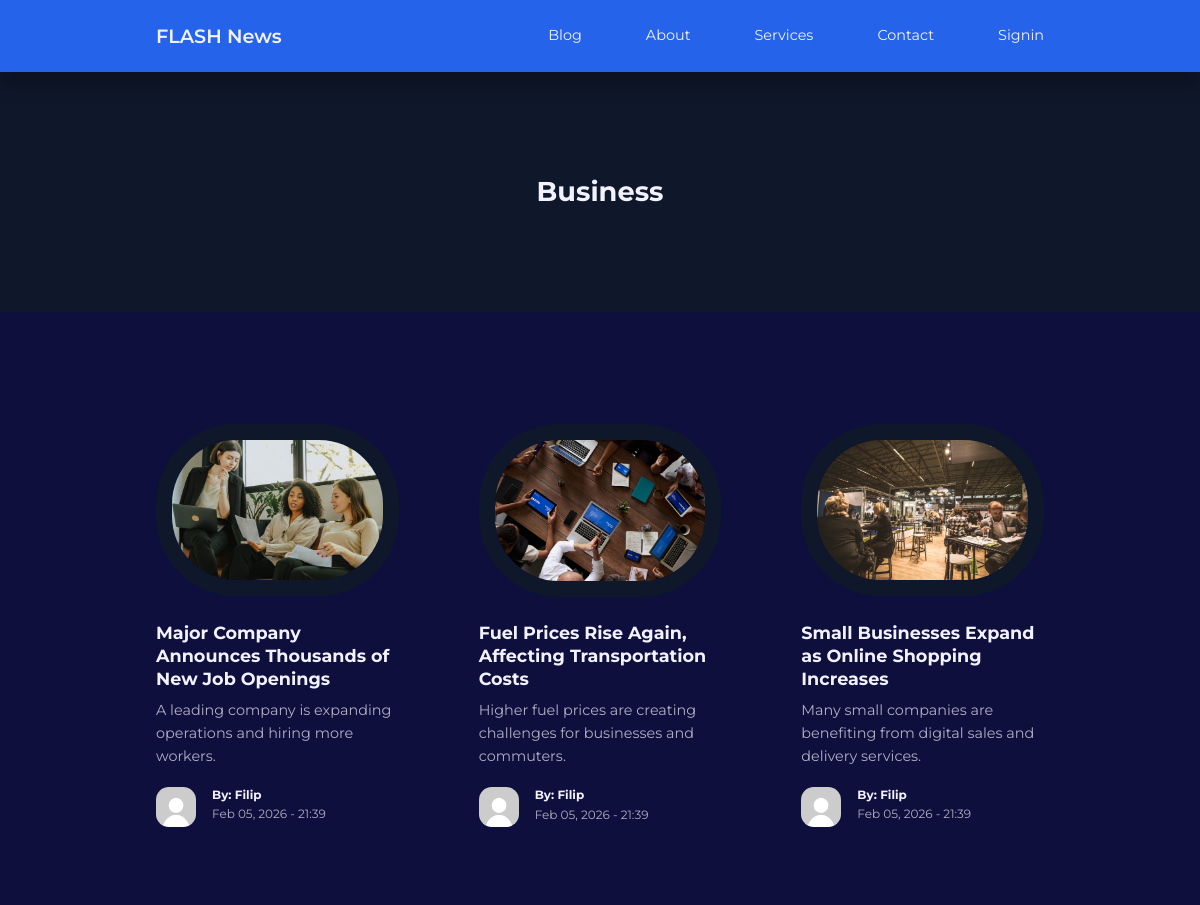
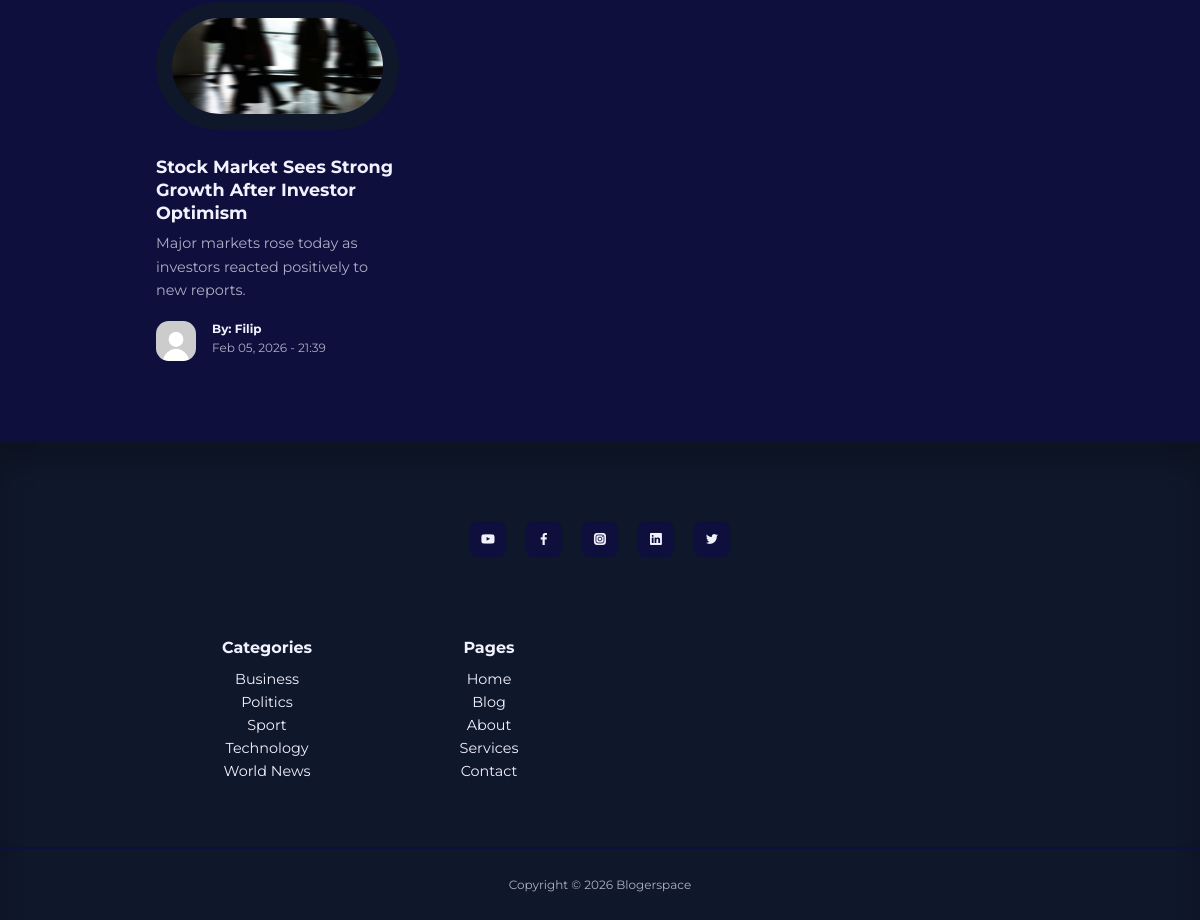
The app's page /category-posts.php?slug=business with its own data (2 pictures, top to bottom).
### tables this page shows
CREATE TABLE `categories` (
  `id` int(11) NOT NULL,
  `name` varchar(80) NOT NULL,
  `slug` varchar(120) NOT NULL,
  `created_at` timestamp NOT NULL DEFAULT current_timestamp()
);

CREATE TABLE `posts` (
  `id` int(11) NOT NULL,
  `user_id` int(11) NOT NULL,
  `category_id` int(11) NOT NULL,
  `title` varchar(200) NOT NULL,
  `slug` varchar(240) NOT NULL,
  `excerpt` text DEFAULT NULL,
  `content` mediumtext NOT NULL,
  `featured_image` varchar(255) DEFAULT NULL,
  `status` enum('draft','published') NOT NULL DEFAULT 'published',
  `created_at` timestamp NOT NULL DEFAULT current_timestamp(),
  `updated_at` timestamp NOT NULL DEFAULT current_timestamp() ON UPDATE current_timestamp()
);

CREATE TABLE `users` (
  `id` int(11) NOT NULL,
  `name` varchar(100) NOT NULL,
  `email` varchar(190) NOT NULL,
  `password_hash` varchar(255) NOT NULL,
  `role` enum('admin','author') NOT NULL DEFAULT 'author',
  `bio` text DEFAULT NULL,
  `created_at` timestamp NOT NULL DEFAULT current_timestamp()
);

### includes/functions.php (called while the page is built, shortened)
<?php
function e(string $s): string {
  return htmlspecialchars($s, ENT_QUOTES, 'UTF-8');
}

### category-posts.php (the view, shortened to what this page needs)
<?php
require __DIR__ . "/includes/db.php";
require __DIR__ . "/includes/functions.php";
$slug = $_GET['slug'] ?? '';
$stmt = $pdo->prepare("SELECT * FROM categories WHERE slug=? LIMIT 1");
$stmt->execute([$slug]);
$category = $stmt->fetch();
require __DIR__ . "/includes/header.php";
function post_thumb_src(?string $filename, string $fallback): string {
    $filename = trim((string)$filename);
    if ($filename !== "") {
        return "/blog/uploads/thumbnails/" . rawurlencode($filename);
    }
    return $fallback;
}
$stmt = $pdo->prepare("
    SELECT p.id, p.title, p.slug, p.excerpt, p.featured_image, p.created_at,
           u.name AS author
    FROM posts p
    JOIN users u ON u.id = p.user_id
    WHERE p.category_id = ? AND p.status='published'
    ORDER BY p.created_at DESC
");
$stmt->execute([$category['id']]);
$posts = $stmt->fetchAll();
?>
<header class="category__title">
    <h2><?= e($category['name']) ?></h2>
</header>
<section class="posts">
    <div class="container posts__container">
        <?php if (!empty($posts)): ?>
            <?php foreach ($posts as $post): ?>
                <article class="post">
                    <div class="post__thumbnail">
                        <?php $imgSrc = post_thumb_src($post['featured_image'] ?? null, "./images/thumbnail1.jpg"); ?>
                        <img src="<?= e($imgSrc) ?>" alt="">
                    </div>
                    <div class="post__info">
                        <h3 class="post__title">
                            <a href="post.php?slug=<?= e($post['slug']) ?>">
                                <?= e($post['title']) ?>
                            </a>
                        </h3>
                        <p class="post__body">
                            <?= e($post['excerpt'] ?? '') ?>
                        </p>
                        <div class="post__author">
                            <div class="post__author-avatar">
                                <img src="./images/avatar1.jpg" alt="">
                            </div>
                            <div class="post__author-info">
                                <h5>By: <?= e($post['author']) ?></h5>
                                <small><?= date("M d, Y - H:i", strtotime($post['created_at'])) ?></small>
                            </div>
                        </div>
                    </div>
                </article>
            <?php endforeach; ?>
        <?php else: ?>
            <p style="padding: 2rem 0;">No posts in this category.</p>
        <?php endif; ?>
    </div>
</section>
<?php require __DIR__ . "/includes/footer.php"; ?>

### includes/footer.php
<?php
require_once __DIR__ . "/db.php";
$stmt = $pdo->query("SELECT name, slug FROM categories ORDER BY name ASC");
$footer_categories = $stmt->fetchAll();
$footer_pages = [
    ["label" => "Home",     "href" => "/blog/index.php"],
    ["label" => "Blog",     "href" => "/blog/blog.php"],
    ["label" => "About",    "href" => "/blog/about.php"],
    ["label" => "Services", "href" => "/blog/services.php"],
    ["label" => "Contact",  "href" => "/blog/contact.php"],
];
?>
<footer>
    <div class="footer__socials">
        <a href="https://youtube.com/" target="_blank"><i class="uil uil-youtube"></i></a>
        <a href="https://facebook.com/" target="_blank"><i class="uil uil-facebook-f"></i></a>
        <a href="https://instagram.com/" target="_blank"><i class="uil uil-instagram-alt"></i></a>
        <a href="https://linkedin.com/" target="_blank"><i class="uil uil-linkedin"></i></a>
        <a href="https://twitter.com/" target="_blank"><i class="uil uil-twitter"></i></a>
    </div>
    <div class="container footer__container">
        <article>
            <h4>Categories</h4>
            <ul>
                <?php if (!empty($footer_categories)): ?>
                    <?php foreach ($footer_categories as $cat): ?>
                        <li>
                            <a href="/blog/category-posts.php?slug=<?= e($cat['slug']) ?>">
                                <?= e($cat['name']) ?>
                            </a>
                        </li>
                    <?php endforeach; ?>
                <?php else: ?>
                    <li><a href="/blog/blog.php">No categories yet</a></li>
                <?php endif; ?>
            </ul>
        </article>
        <article>
            <h4>Pages</h4>
            <ul>
                <?php foreach ($footer_pages as $p): ?>
                    <li><a href="<?= e($p['href']) ?>"><?= e($p['label']) ?></a></li>
                <?php endforeach; ?>
            </ul>
        </article>
    </div>
    <div class="footer__copyright">
        <small>Copyright &copy; <?= date("Y") ?> Blogerspace</small>
    </div>
</footer>

### style.css (style rules this page uses)
:root { --color-primary: #2563eb; --color-primary-light: hsl(221, 83%, 53%, 15%); --color-primary-variant: #1e40af; --color-red: #dc2626; --color-red-light: hsl(0, 84%, 60%, 15%); --color-green: #16a34a; --color-green-light: hsl(142, 71%, 45%, 15%); --color-gray-900: #0f172a; --color-gray-700: #334155; --color-gray-300: rgba(242, 242, 254, 0.3); --color-gray-200: rgba(242, 242, 254, 0.7); --color-white: #f2f2fe; --color-bg: #0f0f3e; --tranistion: all 300ms ease; --container-width-lg: 74%; --container-width-md: 88%; --form-width: 40%; --card-border-radius-1: 0.3rem; --card-border-radius-2: 0.5rem; --card-border-radius-3: 0.8rem; --card-border-radius-4: 2rem; --card-border-radius-5: 5rem; }
* { margin: 0; padding: 0; outline: 0; border: 0; appearance: 0; list-style: none; text-decoration: none; box-sizing: border-box; }
body { font-family: "Montserrat", sans-serif; line-height: 1.6; color: var(--color-gray-200); overflow-x: hidden; background: var(--color-bg); font-size: 0.9rem; }
.container { width: var(--container-width-lg); max-width: 1800px; margin-inline: auto; }
section { margin-top: 7rem; width: 100%; }
h1, h2, h3, h4, h5 { color: var(--color-white); line-height: 1.3; }
h2 { font-size: 1.7rem; margin: 1rem 0; }
h3 { font-size: 1.1rem; margin: 0.8rem 0 0.5rem; }
h4 { font-size: 1rem; }
a { color: var(--color-white); transition: var(--tranistion); }
img { display: block; width: 100%; object-fit: cover; }
.post__thumbnail { border-radius: var(--card-border-radius-5); border: 1rem solid var(--color-gray-900); overflow: hidden; margin-bottom: 1.6rem; }
.post__author { display: flex; gap: 1rem; margin-top: 1.2rem; }
.post__author-avatar { width: 2.5rem; height: 2.5rem; border-radius: var(--card-border-radius-3); overflow: hidden; }
.posts__container { display: grid; grid-template-columns: repeat(3, 1fr); gap: 5rem; margin-bottom: 5rem; }
footer { background: var(--color-gray-900); padding: 5rem 0 0; box-shadow: inset 0 1.5rem 1.5rem rgba(0, 0, 0, 0.2); }
.footer__socials { margin-inline: auto; width: fit-content; display: flex; justify-content: space-between; align-items: center; gap: 1.2rem; margin-bottom: 5rem; }
.footer__socials a { background: var(--color-bg); border-radius: var(--card-border-radius-2); width: 2.3rem; height: 2.3rem; display: flex; align-items: center; justify-content: center; }
.footer__container { display: grid; grid-template-columns: repeat(4, 1fr); text-align: center; justify-items: center; align-items: start; }
footer h4 { color: var(--color-white); margin-bottom: 0.6rem; }
footer ul li { text-align: center; }
footer ul { padding: 0; }
.footer__copyright { text-align: center; padding: 1.5rem 0; margin-top: 4rem; border-top: 2px solid var(--color-bg); }
.category__title { height: 15rem; margin-top: 4.5rem; background: var(--color-gray-900); display: grid; place-items: center; }

### records on screen
categories: name "Business"
posts: featured_image (picture), title "Major Company Announces Thousands of New Job Openings", excerpt "A leading company is expanding operations and hiring more workers.", user.name "Filip", created_at "Feb 05, 2026 - 21:39"
posts: featured_image (picture), title "Fuel Prices Rise Again, Affecting Transportation Costs", excerpt "Higher fuel prices are creating challenges for businesses and commuters.", user.name "Filip", created_at "Feb 05, 2026 - 21:39"
posts: featured_image (picture), title "Small Businesses Expand as Online Shopping Increases", excerpt "Many small companies are benefiting from digital sales and delivery services.", user.name "Filip", created_at "Feb 05, 2026 - 21:39"
posts: featured_image (picture), title "Stock Market Sees Strong Growth After Investor Optimism", excerpt "Major markets rose today as investors reacted positively to new reports.", user.name "Filip", created_at "Feb 05, 2026 - 21:39"
categories: name "Politics"
categories: name "Sport"
categories: name "Technology"
categories: name "World News"

### other values on screen
$p['label'] "Home"
$p['label'] "Blog"
$p['label'] "About"
$p['label'] "Services"
$p['label'] "Contact"
